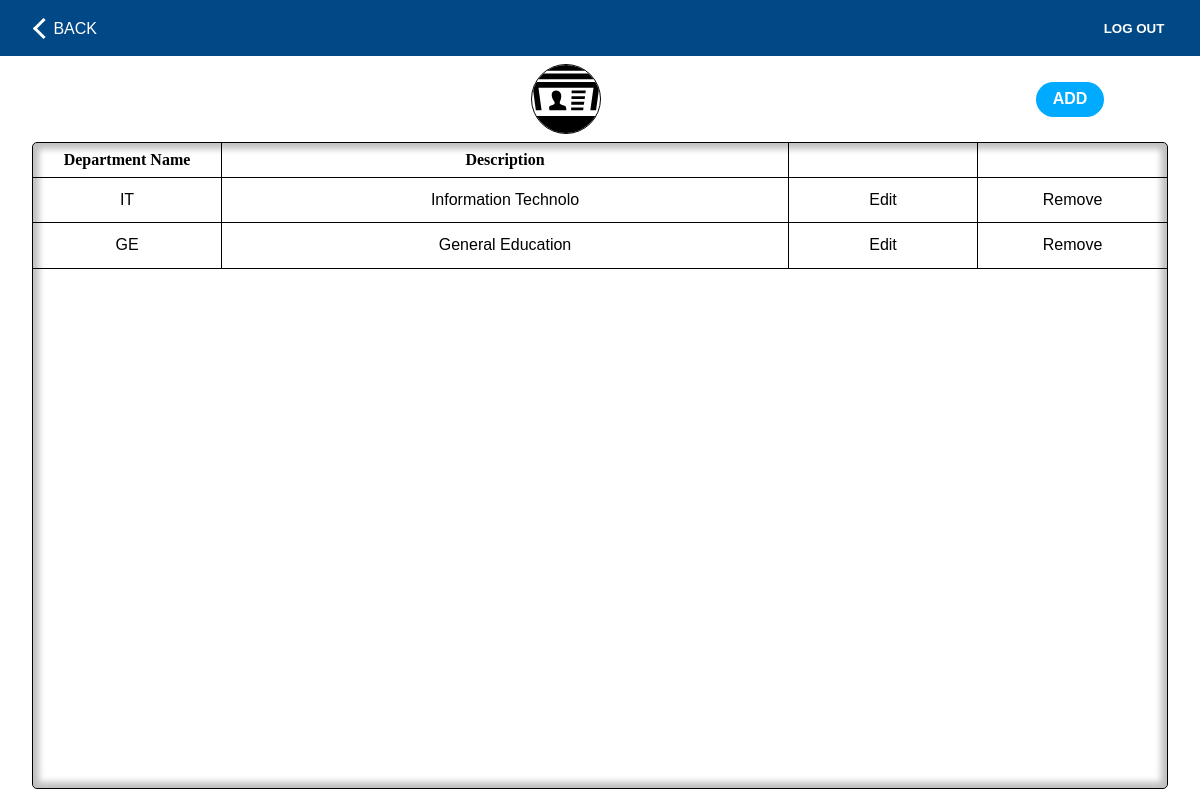
/faculty.php (signed in), run on the app's committed database.
### tables this page shows
CREATE TABLE `dept_type` (
  `type_id` int(11) NOT NULL,
  `type` enum('Faculty','Strand','Course') NOT NULL,
  `dept_id` int(11) NOT NULL
);

CREATE TABLE `departments` (
  `dept_id` int(11) NOT NULL,
  `dept_name` varchar(5) NOT NULL,
  `dept_desc` text NOT NULL
);

### includes/autoloader.inc.php (called while the page is built, shortened)
<?php
   function myAutoLoader($className){
      $path = "./classes/";
      $extension = '.class.php';
      $fullPath = $path . $className . $extension;
   }

### classes/dbh.class.php (called while the page is built, shortened)
<?php
class Dbh {
   private $host = "localhost";
   private $user = "root";
   private $pwd = "";
   private $dbName = "ClassSchedulingSystem";
   protected function connect(){
      try{
         $dsn = 'mysql:host='. $this->host .';dbname='. $this->dbName;
         $pdo = new PDO($dsn, $this->user, $this->pwd);
         $pdo->setAttribute(PDO::ATTR_DEFAULT_FETCH_MODE, PDO::FETCH_ASSOC);
         return $pdo;
      } catch(PDOException $e){
         trigger_error("Error: " . $e->getMessage());
      }
   }
}

### classes/departments.class.php (called while the page is built, shortened)
<?php
class Departments extends Dbh{
   protected function getDepartments($type){
      $sql = 'select * from departments INNER JOIN dept_type ON departments.dept_id = dept_type.dept_id where type = ?';
      $stmt = $this->connect()->prepare($sql);
      $stmt->execute([$type]);
      $result = $stmt->fetchAll();
      return $result;
   }
}

### classes/departmentsview.class.php (called while the page is built, shortened)
<?php
class DepartmentsView extends Departments{
   public function FetchDepts($type){
      $results = $this->getDepartments($type);
      return $results;
   }
}

### faculty.php (the view, shortened to what this page needs)
<?php
   include_once './layouts/__header.php';
?>
       <main class='departments module'>
         <div class="module__Header">
            <img src="drawables/icons/faculty.svg">
            <a href='?add' class='module__Add button'>ADD</a>
         </div>
         <div class='module__Container'>
            <ul class='module__List module__Title'>
               <li class='module__Item'>Department Name</li>
               <li class='module__Item'>Description</li>
               <li class='module__Item'></li>
               <li class='module__Item'></li>
            </ul>
            <?php
               $url = $_SERVER['REQUEST_URI'];
               $path = parse_url($url, PHP_URL_PATH);
               $department = "";
               $departments = ['faculty','strand','course'];
               foreach($departments as $item){
                  if(strpos($path,$item)){
                     $department = $item;
                  }
               }
               $deptView = new DepartmentsView();
               $depts = $deptView->FetchDepts($department);
               foreach($depts as $dept){
                  echo "<ul class='module__List'>
                     <li class='module__Item'>". $dept['dept_name'] ."</li>
                     <li class='module__Item'>". $dept['dept_desc'] ."</li>
                     <li class='module__Item'><a href=?id=". $dept['dept_id'] .">Edit</a></li>
                     <li class='module__Item'>
                        <form onsubmit='return submitForm(this)' action='./includes/departments.inc.php' method='POST'>
                           <input name='department' type='hidden' value='". $department ."'>
                           <input name='id' type='hidden' value='". $dept['dept_id'] ."'>
                           <button name='delete' type='submit'>Remove</button>
                        </form>
                     </li>
                  </ul>";
               }
            ?>
         </div>
      </main>
<?php
   include_once './layouts/__footer.php';
?>

### styles/admin.css (style rules this page uses)
* { margin: 0; padding: 0; -webkit-box-sizing: border-box; box-sizing: border-box; font-family: Arial, Helvetica, sans-serif; }
html { height: 100vh; }
body { height: 100%; line-height: 1.5; display: -webkit-box; display: -ms-flexbox; display: flex; -webkit-box-orient: vertical; -webkit-box-direction: normal; -ms-flex-direction: column; flex-direction: column; }
body ul { list-style: none; }
body button, body .button { cursor: pointer; height: 35px; width: 68px; border: none; text-decoration: none; outline: none; display: -ms-grid; display: grid; place-content: center; }
body main { -webkit-box-flex: 1; -ms-flex-positive: 1; flex-grow: 1; padding: 0 2em; }
.module { display: -webkit-box; display: -ms-flexbox; display: flex; -webkit-box-orient: vertical; -webkit-box-direction: normal; -ms-flex-direction: column; flex-direction: column; }
.module a { text-decoration: none; }
.module__Header { display: -webkit-box; display: -ms-flexbox; display: flex; -webkit-box-pack: justify; -ms-flex-pack: justify; justify-content: space-between; -webkit-box-align: center; -ms-flex-align: center; align-items: center; margin: .5em 0; }
.module__Header img { width: 70px; height: 70px; border: 1px solid black; border-radius: 50%; }
.module__Header a { background: #00aaff; color: white; border-radius: 20px; position: relative; right: 4em; font-weight: bold; }
.module__Container { height: 87%; width: auto; display: -webkit-box; display: -ms-flexbox; display: flex; -webkit-box-orient: vertical; -webkit-box-direction: normal; -ms-flex-direction: column; flex-direction: column; border: 1px solid black; -webkit-box-shadow: inset 0px 0px 6px 6px rgba(0, 0, 0, 0.25); box-shadow: inset 0px 0px 6px 6px rgba(0, 0, 0, 0.25); border-radius: 5px; }
.module__List { width: 100%; display: -ms-grid; display: grid; -webkit-box-pack: space-evenly; -ms-flex-pack: space-evenly; justify-content: space-evenly; border-bottom: 1px solid black; }
.module__Title li { font-family: 'Times New Roman', Times, serif; font-weight: bold; }
.module__Item { display: -ms-grid; display: grid; place-content: center; padding: .3em 0; border-right: 1px solid black; }
.module__Item a { color: black; }
.module__Item:last-child { border: none; }
.module__Item:last-child button { font-size: 1rem; background: none; }
.departments .module__List { -ms-grid-columns: 1fr 3fr (1fr)[2]; grid-template-columns: 1fr 3fr repeat(2, 1fr); }

### data on the page
dept_type: dept.dept_name "IT", dept.dept_desc "Information Technolo"
dept_type: dept.dept_name "GE", dept.dept_desc "General Education"
